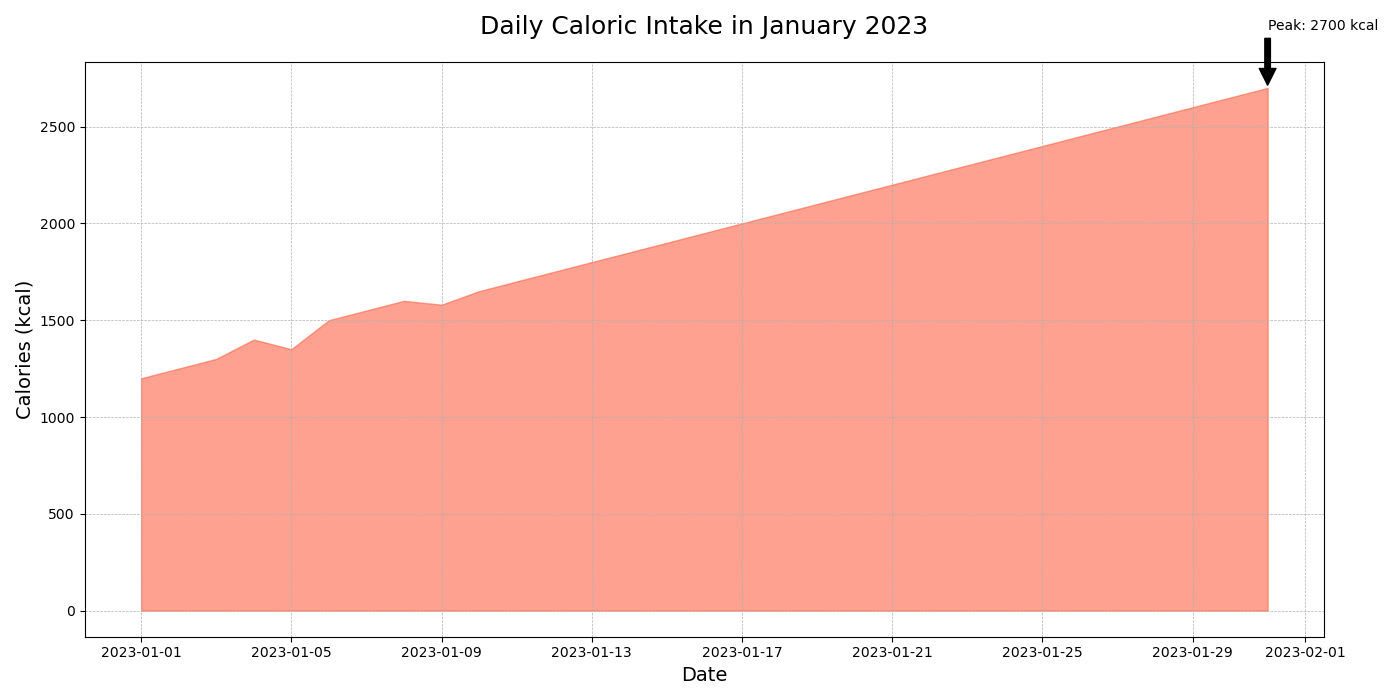

This chart was generated by the following Python code:

import matplotlib.pyplot as plt
import pandas as pd

data = {
    "Date": pd.date_range(start="2023-01-01", end="2023-01-31"),
    "Calories": [
        1200, 1250, 1300, 1400, 1350, 1500, 1550, 1600, 1580, 1650, 
        1700, 1750, 1800, 1850, 1900, 1950, 2000, 2050, 2100, 2150, 
        2200, 2250, 2300, 2350, 2400, 2450, 2500, 2550, 2600, 2650, 
        2700
    ]
}

df = pd.DataFrame(data)

plt.figure(figsize=(14, 7))
plt.fill_between(df["Date"], df["Calories"], color="#FF6347", alpha=0.6)

plt.title("Daily Caloric Intake in January 2023", fontsize=18, pad=20)
plt.xlabel("Date", fontsize=14)
plt.ylabel("Calories (kcal)", fontsize=14)

max_calories = df["Calories"].max()
max_date = df.loc[df["Calories"].idxmax(), "Date"]
plt.annotate(f"Peak: {max_calories} kcal", xy=(max_date, max_calories), xytext=(max_date, max_calories+300),
             arrowprops=dict(facecolor='black', shrink=0.05))

plt.grid(True, which='both', linestyle='--', linewidth=0.5)
plt.tight_layout()

plt.show()
